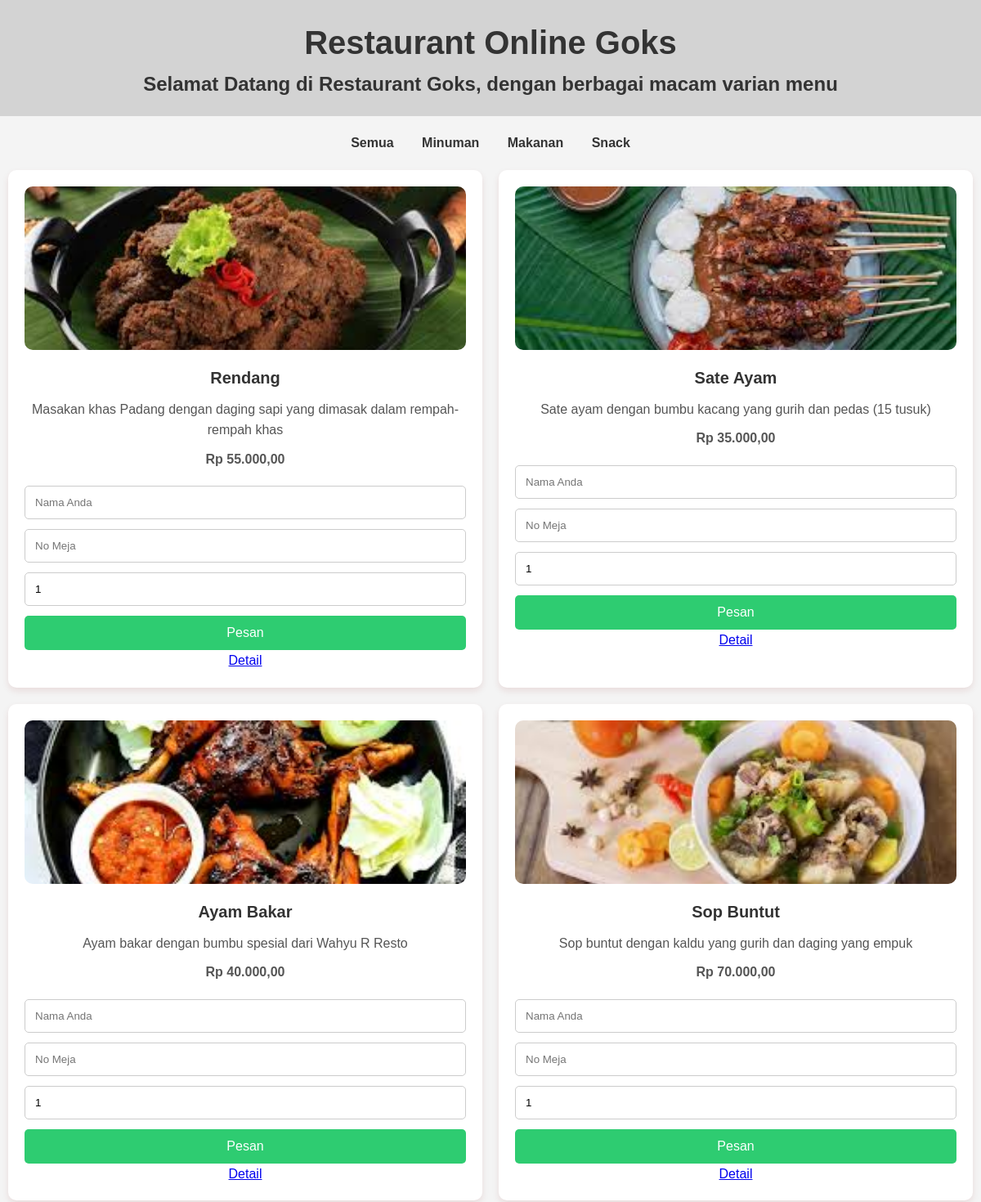
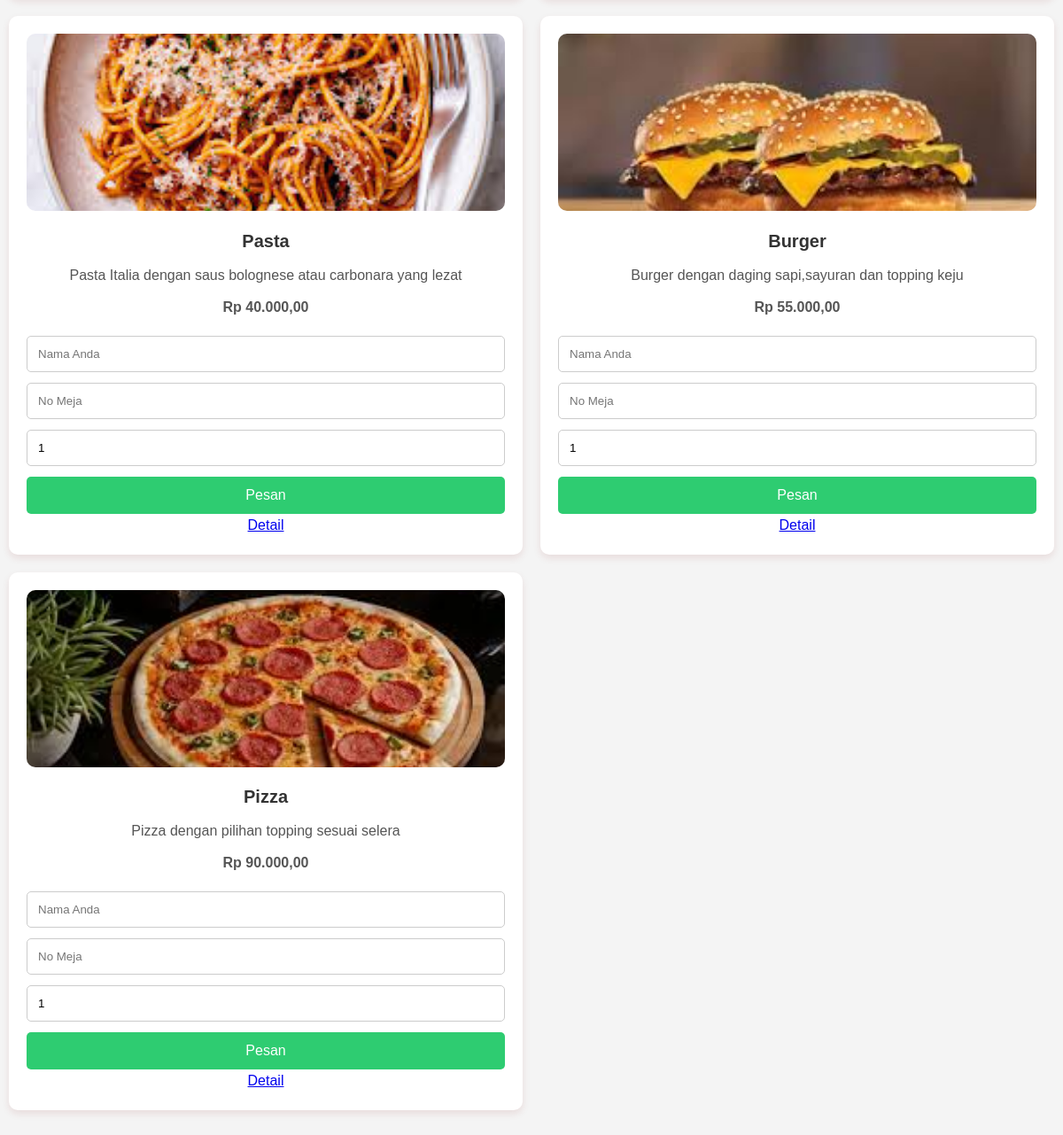
Page /?category=Makanan on the committed database (2 pictures, top to bottom).
### tables this page shows
CREATE TABLE `menus` (
  `id` int(11) NOT NULL,
  `name` varchar(255) NOT NULL,
  `description` text NOT NULL,
  `price` decimal(10,2) NOT NULL,
  `image` varchar(255) NOT NULL,
  `category` enum('makanan','minuman','snack') NOT NULL
);

### index.php (the view, shortened to what this page needs)
<?php
$conn = new mysqli('localhost', 'root', '', 'resto_online');
$category = isset($_GET['category']) ? $_GET['category'] : 'Semua';
$sql = $category === 'Semua' ? "SELECT * FROM menus" : "SELECT * FROM menus WHERE category = '$category'";
$result = $conn->query($sql);
?>
<!DOCTYPE html>
<html lang="id">
<head>
    <link rel="stylesheet" href="style.css">
</head>
<body>
    <header>
        <h1>Restaurant Online Goks</h1>
        <h2> Selamat Datang di Restaurant Goks, dengan berbagai macam varian menu</h2>
    </header>
    <div class="category">
        <ul>
            <li><a href="?category=Semua">Semua</a></li>
            <li><a href="?category=Minuman">Minuman</a></li>
            <li><a href="?category=Makanan">Makanan</a></li>
            <li><a href="?category=Snack">Snack</a></li>
        </ul>
    </div>
    <div class="menu-items">
        <?php
        if ($result->num_rows > 0) {
            while ($row = $result->fetch_assoc()) {
                echo "<div class='menu-item'>";
                echo "<img src='img/" . $row['image'] . "' alt='" . $row['name'] . "'>";
                echo "<h3>" . $row['name'] . "</h3>";
                echo "<p>" . $row['description'] . "</p>";
                echo "<p class='price'>Rp " . number_format($row['price'], 2, ',', '.') . "</p>";
                ?>
                <form action="order.php" method="POST">
                    <input type="text" name="customer_name" placeholder="Nama Anda" required>
                    <input type="text" name="no_meja" placeholder="No Meja" required>
                    <input type="number" name="quantity" min="1" value="1" required>
                    <button type="submit" class="order-btn">Pesan</button>
                </form>
                <a href="menu_detail.php?id=<?php echo $row['id']; ?>" class="detail-btn">Detail</a>
                <?php
                echo "</div>";
            }
        } else {
            echo "Tidak ada menu.";
        }
        ?>
    </div>
</body>
</html>

### style.css (style rules this page uses)
* { margin: 0; padding: 0; box-sizing: border-box; }
body { font-family: Arial, sans-serif; background-color: #f4f4f4; color: #333; line-height: 1.6; }
header { background-color: #d3d3d3; color: #333; padding: 20px 0; text-align: center; }
h1 { margin: 0; font-size: 2.5rem; }
.category { text-align: center; margin: 20px 0; }
.category ul { list-style: none; padding: 0; margin: 0; }
.category ul li { display: inline; margin: 0 15px; }
.category ul li a { text-decoration: none; color: #333; font-weight: bold; font-size: 1rem; }
.menu-items { display: grid; grid-template-columns: repeat(3, 1fr); gap: 20px; padding: 0 10px; margin-bottom: 50px; }
.menu-item { background-color: white; padding: 20px; border-radius: 10px; box-shadow: 0 4px 8px rgba(138, 16, 16, 0.1); text-align: center; transition: transform 0.3s ease-in-out; }
.menu-item img { width: 100%; height: 200px; object-fit: cover; border-radius: 10px; }
.menu-item h3 { font-size: 1.25rem; margin-top: 10px; color: #333; }
.menu-item p { font-size: 1rem; color: #555; margin-top: 10px; }
.price { font-size: 1.25rem; color: #e74c3c; font-weight: bold; margin-top: 20px; }
form { margin-top: 20px; }
input[type="text"], input[type="number"] { width: 100%; padding: 12px; margin-bottom: 12px; border-radius: 5px; border: 1px solid #ccc; }
button.order-btn { width: 100%; padding: 12px; background-color: #2ecc71; color: white; border: none; border-radius: 5px; cursor: pointer; font-size: 1rem; transition: background-color 0.3s; }
@media (max-width: 1200px) { .menu-items { grid-template-columns: repeat(2, 1fr); } }

### rows in the picture
menus: image (picture), name "Rendang", description "Masakan khas Padang dengan daging sapi yang dimasak dalam rempah-rempah khas", price "55.000,00"
menus: image (picture), name "Sate Ayam", description "Sate ayam dengan bumbu kacang yang gurih dan pedas (15 tusuk)", price "35.000,00"
menus: image (picture), name "Ayam Bakar", description "Ayam bakar dengan bumbu spesial dari Wahyu R Resto", price "40.000,00"
menus: image (picture), name "Sop Buntut", description "Sop buntut dengan kaldu yang gurih dan daging yang empuk", price "70.000,00"
menus: image (picture), name "Pasta", description "Pasta Italia dengan saus bolognese atau carbonara yang lezat", price "40.000,00"
menus: image (picture), name "Burger", description "Burger dengan daging sapi,sayuran dan topping keju", price "55.000,00"
menus: image (picture), name "Pizza", description "Pizza dengan pilihan topping sesuai selera", price "90.000,00"
